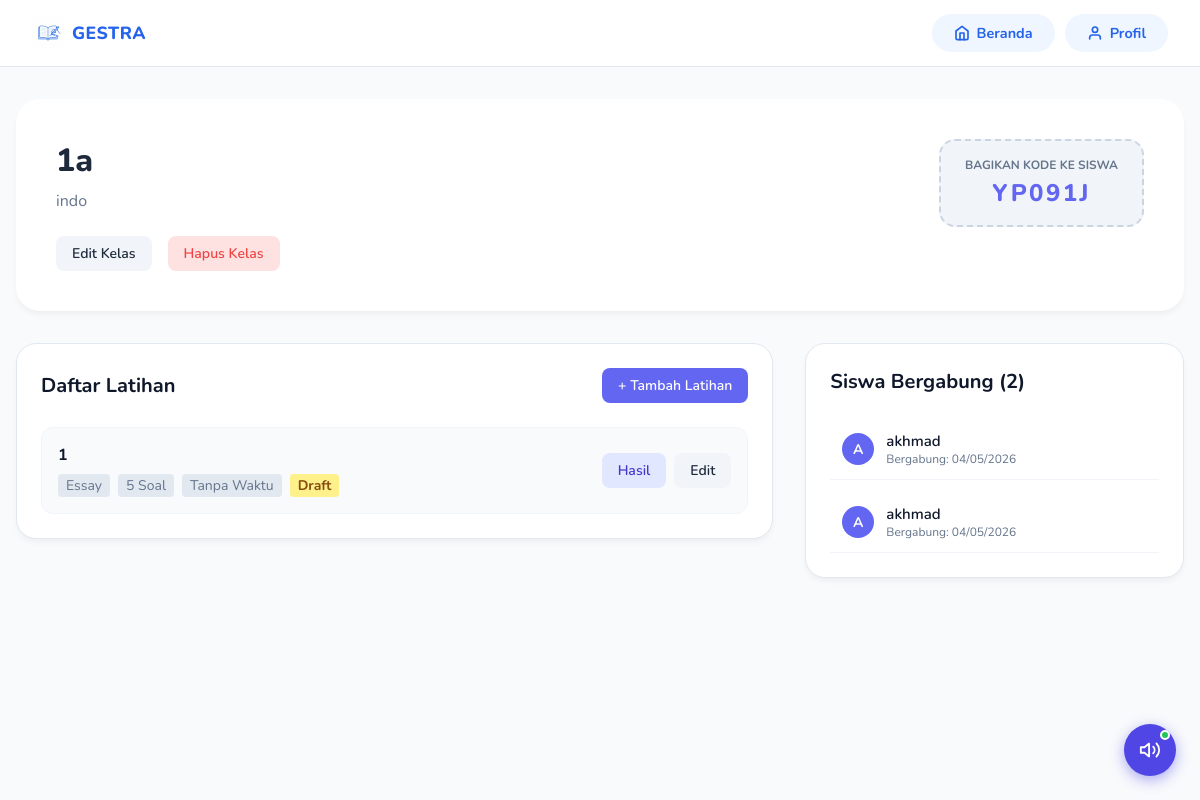
The page /guru/kelas/5/detail (signed in) on the database its author committed.
### app/models/kelas.py (models this page shows)
class Kelas(Base):
    __tablename__ = "kelas"
    id = Column(Integer, primary_key=True, index=True)
    nama_kelas = Column(String, index=True)
    deskripsi = Column(Text)
    guru_id = Column(Integer, ForeignKey("users.id"))
    kode_kelas = Column(String, unique=True, index=True)
    dibuat_pada = Column(DateTime, default=datetime.utcnow)
    guru = relationship("User")
    enrollments = relationship("Enrollment", back_populates="kelas", cascade="all, delete-orphan")

class Enrollment(Base):
    __tablename__ = "enrollments"
    id = Column(Integer, primary_key=True, index=True)
    kelas_id = Column(Integer, ForeignKey("kelas.id"))
    siswa_id = Column(Integer, ForeignKey("users.id"))
    bergabung_pada = Column(DateTime, default=datetime.utcnow)
    kelas = relationship("Kelas", back_populates="enrollments")
    siswa = relationship("User")

### app/models/latihan.py (models this page shows)
class Latihan(Base):
    __tablename__ = "latihan"
    id = Column(Integer, primary_key=True, index=True)
    kelas_id = Column(Integer, ForeignKey("kelas.id"), index=True)
    guru_id = Column(Integer, ForeignKey("users.id"), index=True)
    judul = Column(String, index=True)
    pertanyaan = Column(Text)
    tipe_soal = Column(String, default="essay")  # "essay", "pilihan_ganda", "isian", "handwriting_huruf", "handwriting_kata", "tebak_gambar"
    metode_pembuatan = Column(String, default="manual")  # "manual", "random"
    dataset_type = Column(String, nullable=True)  # "huruf", "kata", "hewan", etc.
    jumlah_soal = Column(Integer, default=5)
    durasi_menit = Column(Integer, default=0) # 0 = tanpa batas
    waktu_mulai = Column(DateTime, nullable=True)
    waktu_selesai = Column(DateTime, nullable=True)
    status = Column(String, default="draft")  # "draft", "aktif", "selesai"
    soal_tergenerate = Column(Text, nullable=True)  # JSON list of questions
    izinkan_retry = Column(Boolean, default=False)
    max_attempt = Column(Integer, default=1)  # -1 = unlimited
    mode_timer = Column(String, default="total")  # "total", "per_soal"
    durasi_per_soal = Column(Integer, default=30)  # dalam detik
    izinkan_lihat_hasil = Column(Boolean, default=True)
    pilihan_jawaban = Column(Text, nullable=True)  # JSON format: {"A": "...", "B": "...", ...}
    jawaban_kunci = Column(Text, nullable=True)  # Jawaban yang benar
    tingkat_kesulitan = Column(String, default="mudah")  # "mudah", "sedang", "sulit"
    dibuat_pada = Column(DateTime, default=datetime.utcnow)
    diupdate_pada = Column(DateTime, default=datetime.utcnow, onupdate=datetime.utcnow)
    kelas = relationship("Kelas")
    guru = relationship("User")
    jawaban_siswa = relationship("Jawaban", back_populates="latihan", cascade="all, delete-orphan")

### app/models/user.py (models this page shows)
class User(Base):
    __tablename__ = "users"
    id = Column(Integer, primary_key=True, index=True)
    nama = Column(String, index=True)
    email = Column(String, unique=True, index=True)
    password = Column(String)
    role = Column(String, default="murid") # "murid" or "guru"
    foto_profil = Column(String, default="/static/assets/images/mascot.png")

### app/routes/guru.py (the view)
@router.get("/kelas/{kelas_id}/detail", response_class=HTMLResponse)
async def detail_kelas_guru(
    request: Request,
    kelas_id: int,
    db: Session = Depends(get_db)
):
    user = get_current_user(request, db)
    if not user or user.role != "guru":
        return RedirectResponse(url="/login")
    kelas = get_kelas_by_id(db, kelas_id)
    if not kelas or kelas.guru_id != user.id:
        return templates.TemplateResponse(
            request=request,
            name="error.html",
            context={"message": "Kelas tidak ditemukan"}
        )
    latihan_list = get_latihan_by_kelas(db, kelas_id)
    siswa_list = kelas.enrollments
    return templates.TemplateResponse(
        request=request,
        name="guru/detail-kelas.html",
        context={
            "user": user,
            "kelas": kelas,
            "latihan_list": latihan_list,
            "siswa_list": siswa_list
        }
    )

### app/templates/guru/detail-kelas.html (shortened to what this page needs)
{% extends "layout.html" %}
{% block content %}
<div class="container">
    <div class="header-card">
        <div class="header-info">
            <h1>{{ kelas.nama_kelas }}</h1>
            <p style="color: #64748b; margin-bottom: 1.5rem;">{{ kelas.deskripsi or 'Tidak ada deskripsi.' }}</p>
            <div style="display: flex; gap: 1rem;">
                <a href="/guru/kelas/{{ kelas.id }}/edit" class="btn-action btn-edit">Edit Kelas</a>
                <form action="/guru/kelas/{{ kelas.id }}/delete" method="POST" style="display: inline;" onsubmit="return confirm('Apakah Anda yakin ingin menghapus kelas ini?')">
                    <button type="submit" class="btn-action btn-delete" style="border: none; cursor: pointer;">Hapus Kelas</button>
                </form>
            </div>
        </div>
        <div class="kode-box">
            <label>Bagikan Kode Ke Siswa</label>
            <div class="kode-value">{{ kelas.kode_kelas }}</div>
        </div>
    </div>
    <div class="grid-layout">
        <div class="main-column">
            <div class="card">
                <div class="card-title">
                    <h2>Daftar Latihan</h2>
                    <a href="/guru/latihan/buat/{{ kelas.id }}" class="btn-action btn-view" style="background: #6366f1; color: white;">+ Tambah Latihan</a>
                </div>
                <div class="latihan-list">
                    {% if latihan_list %}
                        {% for latihan in latihan_list %}
                        <div class="latihan-item">
                            <div class="latihan-info">
                                <h4>{{ latihan.judul }}</h4>
                                <p style="display: flex; gap: 0.5rem; flex-wrap: wrap; align-items: center; margin-top: 0.5rem;">
                                    <span style="background: #e2e8f0; padding: 2px 8px; border-radius: 4px;">{{ latihan.tipe_soal|replace('_', ' ')|title }}</span>
                                    <span style="background: #e2e8f0; padding: 2px 8px; border-radius: 4px;">{{ latihan.jumlah_soal }} Soal</span>
                                    <span style="background: #e2e8f0; padding: 2px 8px; border-radius: 4px;">{{ latihan.durasi_menit if latihan.durasi_menit > 0 else 'Tanpa Waktu' }}</span>
                                    {% if latihan.status == 'draft' %}
                                        <span style="background: #fef08a; color: #854d0e; padding: 2px 8px; border-radius: 4px; font-weight: bold;">Draft</span>
                                    {% elif latihan.status == 'aktif' %}
                                        <span style="background: #bbf7d0; color: #166534; padding: 2px 8px; border-radius: 4px; font-weight: bold;">Aktif</span>
                                    {% else %}
                                        <span style="background: #fecaca; color: #991b1b; padding: 2px 8px; border-radius: 4px; font-weight: bold;">Selesai</span>
                                    {% endif %}
                                </p>
                            </div>
                            <div style="display: flex; gap: 0.5rem;">
                                <a href="/guru/latihan/{{ latihan.id }}/jawaban" class="btn-action btn-view">Hasil</a>
                                <a href="/guru/latihan/{{ latihan.id }}/edit" class="btn-action btn-edit">Edit</a>
                            </div>
                        </div>
                        {% endfor %}
                    {% else %}
                        <p style="text-align: center; color: #64748b; padding: 2rem;">Belum ada latihan di kelas ini.</p>
                    {% endif %}
                </div>
            </div>
        </div>
        <div class="side-column">
            <div class="card">
                <div class="card-title">
                    <h2>Siswa Bergabung ({{ siswa_list|length }})</h2>
                </div>
                <div class="siswa-list">
                    {% if siswa_list %}
                        {% for enrollment in siswa_list %}
                        <div class="siswa-item">
                            <div class="siswa-avatar">{{ enrollment.siswa.nama[0]|upper }}</div>
                            <div class="siswa-info">
                                <div style="font-weight: 600; font-size: 0.9375rem;">{{ enrollment.siswa.nama }}</div>
                                <div style="font-size: 0.75rem; color: #64748b;">Bergabung: {{ enrollment.bergabung_pada.strftime('%d/%m/%Y') }}</div>
                            </div>
                        </div>
                        {% endfor %}
                    {% else %}
                        <p style="text-align: center; color: #64748b; padding: 1rem; font-size: 0.875rem;">Belum ada siswa.</p>
                    {% endif %}
                </div>
            </div>
        </div>
    </div>
</div>
{% endblock %}

### app/static/css/global.css (style rules this page uses)
:root { --blue-50: #EFF6FF; --blue-100: #DBEAFE; --blue-200: #BFDBFE; --blue-300: #93C5FD; --blue-400: #60A5FA; --blue-500: #3B82F6; --blue-600: #2563EB; --blue-700: #1D4ED8; --blue-800: #1E40AF; --gray-50: #F8FAFC; --gray-100: #F1F5F9; --gray-200: #E2E8F0; --gray-300: #CBD5E1; --gray-400: #94A3B8; --gray-500: #64748B; --gray-700: #334155; --gray-900: #0F172A; --white: #FFFFFF; --radius-sm: 8px; --radius-md: 14px; --radius-lg: 20px; --radius-xl: 28px; --shadow-sm: 0 1px 3px rgba(0, 0, 0, .08), 0 1px 2px rgba(0, 0, 0, .06); --shadow-md: 0 4px 16px rgba(37, 99, 235, .10); --shadow-lg: 0 8px 32px rgba(37, 99, 235, .14); --transition: all .22s ease; --font: 'Nunito', sans-serif; }
*, *::before, *::after { box-sizing: border-box; margin: 0; padding: 0; }
html { scroll-behavior: smooth; }
body { font-family: var(--font); background-color: var(--gray-50); color: var(--gray-900); min-height: 100vh; -webkit-font-smoothing: antialiased; }
a { text-decoration: none; color: inherit; }
button { cursor: pointer; font-family: var(--font); border: none; outline: none; }
.card { background: var(--white); border-radius: var(--radius-lg); box-shadow: var(--shadow-sm); border: 1.5px solid var(--gray-200); padding: 24px; }

### app/templates/guru/detail-kelas.html (style rules this page uses)
.container { max-width: 1200px; margin: 2rem auto; padding: 0 1rem; }
.header-card { background: white; padding: 2.5rem; border-radius: 24px; box-shadow: 0 4px 6px -1px rgba(0, 0, 0, 0.05); margin-bottom: 2rem; display: flex; justify-content: space-between; align-items: flex-start; }
.header-info h1 { font-size: 2rem; font-weight: 800; color: #1e293b; margin: 0 0 0.5rem 0; }
.kode-box { background: #f1f5f9; padding: 1rem 1.5rem; border-radius: 16px; border: 2px dashed #cbd5e1; text-align: center; }
.kode-box label { display: block; font-size: 0.75rem; font-weight: 700; color: #64748b; text-transform: uppercase; margin-bottom: 0.25rem; }
.kode-value { font-size: 1.5rem; font-weight: 800; color: #6366f1; letter-spacing: 0.1em; }
.grid-layout { display: grid; grid-template-columns: 2fr 1fr; gap: 2rem; }
.card { background: white; padding: 1.5rem; border-radius: 20px; box-shadow: 0 4px 6px -1px rgba(0, 0, 0, 0.05); margin-bottom: 1.5rem; }
.card-title { display: flex; justify-content: space-between; align-items: center; margin-bottom: 1.5rem; }
.card-title h2 { font-size: 1.25rem; font-weight: 700; margin: 0; }
.latihan-list { display: flex; flex-direction: column; gap: 1rem; }
.latihan-item { display: flex; justify-content: space-between; align-items: center; padding: 1rem; background: #f8fafc; border-radius: 12px; border: 1px solid #f1f5f9; }
.latihan-info h4 { margin: 0; font-size: 1rem; }
.latihan-info p { margin: 0.25rem 0 0 0; font-size: 0.875rem; color: #64748b; }
.siswa-list { display: flex; flex-direction: column; gap: 0.75rem; }
.siswa-item { display: flex; align-items: center; gap: 0.75rem; padding: 0.75rem; border-bottom: 1px solid #f1f5f9; }
.siswa-avatar { width: 32px; height: 32px; background: #6366f1; color: white; border-radius: 50%; display: flex; align-items: center; justify-content: center; font-size: 0.875rem; font-weight: 700; }
.btn-action { padding: 0.5rem 1rem; border-radius: 8px; font-size: 0.875rem; font-weight: 600; text-decoration: none; transition: all 0.2s; }
.btn-edit { background: #f1f5f9; color: #1e293b; }
.btn-delete { background: #fee2e2; color: #ef4444; }
.btn-view { background: #e0e7ff; color: #4338ca; }

### rows shown on the page
Kelas: nama_kelas "1a", deskripsi "indo", kode_kelas "YP091J"
Latihan: judul "1", tipe_soal "Essay", jumlah_soal "5", durasi_menit "Tanpa Waktu", status "Draft"
Enrollment: siswa "A", siswa.nama "akhmad", bergabung_pada "04/05/2026"
Enrollment: siswa "A", siswa.nama "akhmad", bergabung_pada "04/05/2026"

### other values the page prints
{{ siswa_list|length }} "2"
